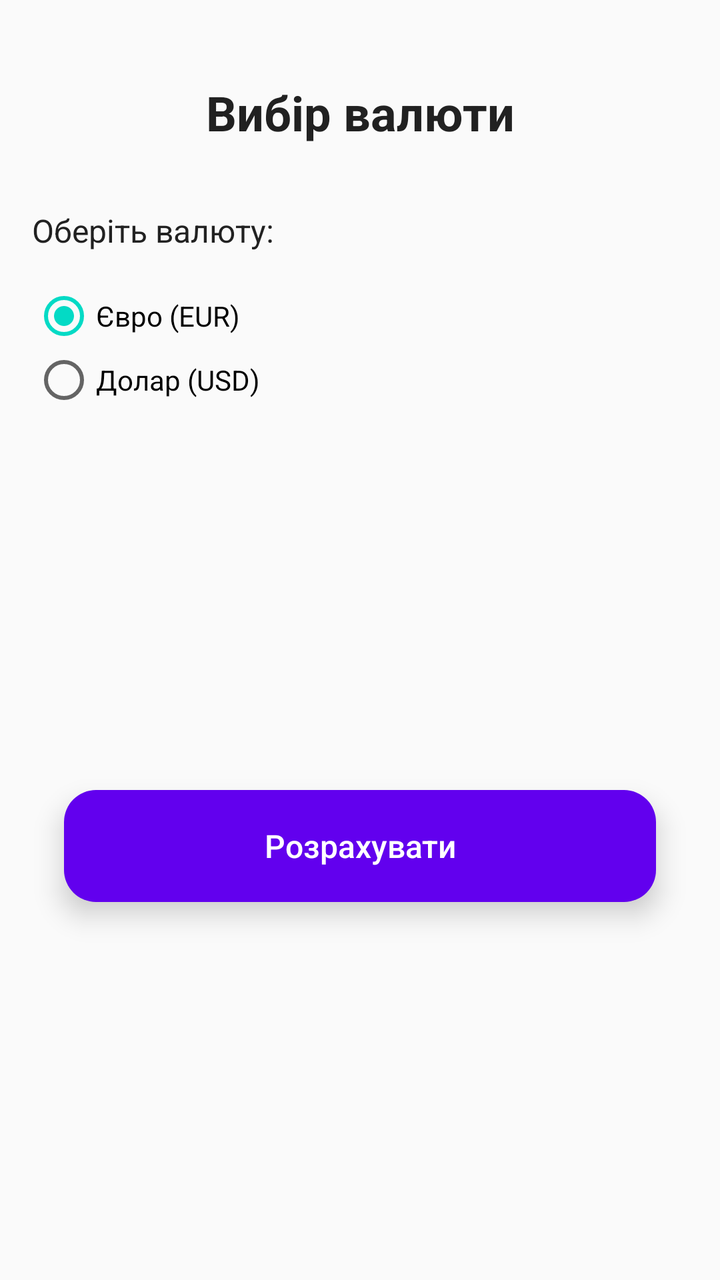
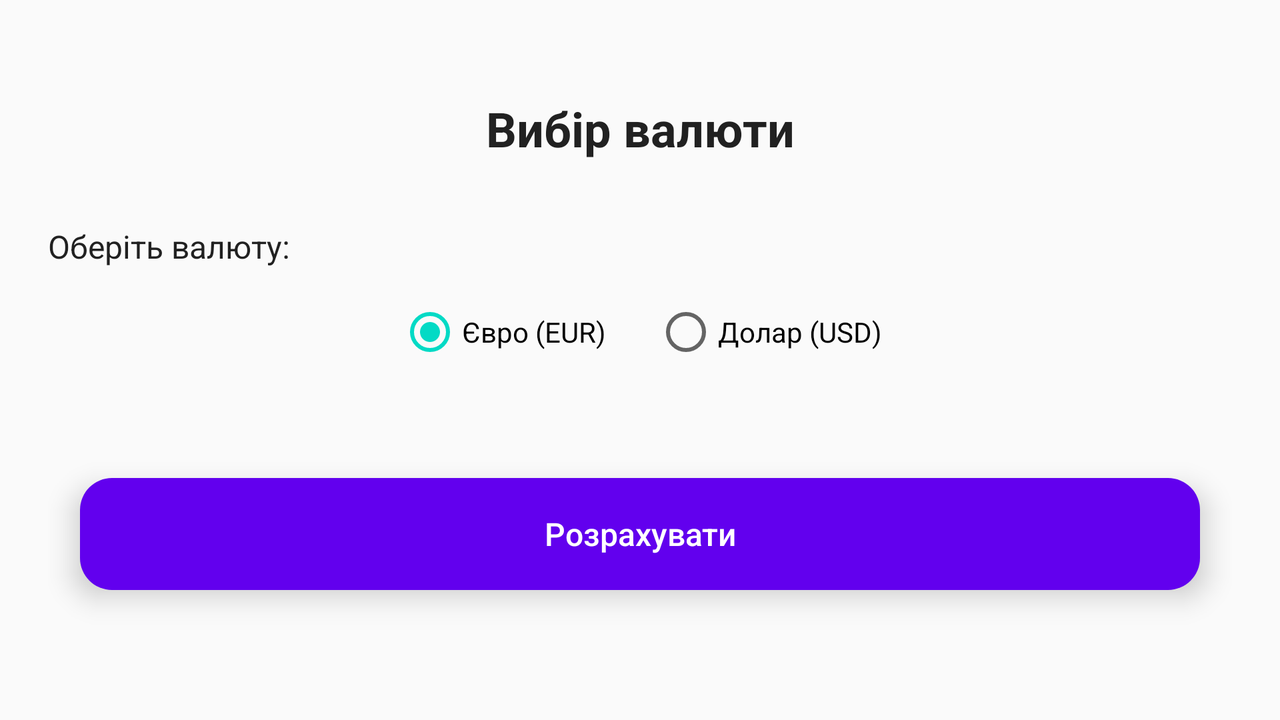

Two renders of one Android screen. The first uses the default layout on a phone; the second uses the alternative layout the repository ships for a different screen configuration, on a matching device. The two XML files are below.
<!-- AndroidManifest.xml: application theme AppTheme -->
<!-- res/layout/activity_calculation2.xml -->
<?xml version="1.0" encoding="utf-8"?>
<androidx.constraintlayout.widget.ConstraintLayout xmlns:android="http://schemas.android.com/apk/res/android"
    xmlns:app="http://schemas.android.com/apk/res-auto"
    xmlns:tools="http://schemas.android.com/tools"
    android:layout_width="match_parent"
    android:layout_height="match_parent"
    android:padding="@dimen/margin_medium"
    tools:context=".Calculation2Activity">

    <TextView
        android:id="@+id/tvTitle"
        android:layout_width="0dp"
        android:layout_height="wrap_content"
        android:text="@string/calculation2_title"
        style="@style/TitleText"
        android:layout_marginTop="@dimen/margin_large"
        app:layout_constraintTop_toTopOf="parent"
        app:layout_constraintStart_toStartOf="parent"
        app:layout_constraintEnd_toEndOf="parent" />

    <TextView
        android:id="@+id/tvCurrencyLabel"
        android:layout_width="0dp"
        android:layout_height="wrap_content"
        android:text="@string/currency_label"
        style="@style/LabelText"
        android:layout_marginTop="@dimen/margin_xlarge"
        app:layout_constraintTop_toBottomOf="@id/tvTitle"
        app:layout_constraintStart_toStartOf="parent"
        app:layout_constraintEnd_toEndOf="parent" />

    <RadioGroup
        android:id="@+id/rgCurrency"
        android:layout_width="0dp"
        android:layout_height="wrap_content"
        android:orientation="vertical"
        android:layout_marginTop="@dimen/margin_medium"
        app:layout_constraintTop_toBottomOf="@id/tvCurrencyLabel"
        app:layout_constraintStart_toStartOf="parent"
        app:layout_constraintEnd_toEndOf="parent">

        <RadioButton
            android:id="@+id/rbEuro"
            android:layout_width="wrap_content"
            android:layout_height="wrap_content"
            android:text="@string/currency_euro"
            android:checked="true" />

        <RadioButton
            android:id="@+id/rbDollar"
            android:layout_width="wrap_content"
            android:layout_height="wrap_content"
            android:text="@string/currency_dollar" />

    </RadioGroup>

    <Button
        android:id="@+id/btnCalculate"
        android:layout_width="0dp"
        android:layout_height="wrap_content"
        android:text="@string/button_calculate"
        style="@style/PrimaryButton"
        android:layout_marginTop="@dimen/margin_xlarge"
        android:layout_marginStart="@dimen/margin_medium"
        android:layout_marginEnd="@dimen/margin_medium"
        app:layout_constraintTop_toBottomOf="@id/rgCurrency"
        app:layout_constraintStart_toStartOf="parent"
        app:layout_constraintEnd_toEndOf="parent"
        app:layout_constraintBottom_toBottomOf="parent"
        android:layout_marginBottom="@dimen/margin_medium" />

</androidx.constraintlayout.widget.ConstraintLayout>
<!-- resources referenced by this layout -->
<resources>
  <dimen name="margin_large">24dp</dimen>
  <dimen name="margin_medium">16dp</dimen>
  <dimen name="margin_xlarge">32dp</dimen>
  <string name="button_calculate">Розрахувати</string>
  <string name="calculation2_title">Вибір валюти</string>
  <string name="currency_dollar">Долар (USD)</string>
  <string name="currency_euro">Євро (EUR)</string>
  <string name="currency_label">Оберіть валюту:</string>
  <style name="LabelText">
          <item name="android:textSize">@dimen/text_size_medium</item>
          <item name="android:textColor">@color/text_primary</item>
      </style>
  <style name="PrimaryButton">
          <item name="android:textSize">@dimen/text_size_medium</item>
          <item name="android:textColor">@color/white</item>
          <item name="android:minHeight">@dimen/button_height</item>
          <item name="android:background">@drawable/button_primary</item>
          <item name="android:elevation">@dimen/button_elevation</item>
          <item name="android:stateListAnimator">@null</item>
          <item name="android:paddingStart">24dp</item>
          <item name="android:paddingEnd">24dp</item>
          <item name="android:paddingTop">12dp</item>
          <item name="android:paddingBottom">12dp</item>
          <item name="android:textAllCaps">false</item>
          <item name="android:fontFamily">sans-serif-medium</item>
      </style>
  <style name="TitleText">
          <item name="android:textSize">@dimen/text_size_title</item>
          <item name="android:textColor">@color/text_primary</item>
          <item name="android:textStyle">bold</item>
          <item name="android:gravity">center</item>
      </style>
  <style name="AppTheme" parent="Theme.AppCompat.Light.DarkActionBar">
          <item name="colorPrimary">@color/primary</item>
          <item name="colorPrimaryDark">@color/primary_dark</item>
          <item name="colorAccent">@color/accent</item>
          <item name="android:windowBackground">@color/background</item>
      </style>
  <dimen name="text_size_medium">16sp</dimen>
  <color name="text_primary">#212121</color>
  <color name="white">#FFFFFFFF</color>
  <dimen name="button_height">56dp</dimen>
  <!-- drawable button_primary (drawable) -->
  <?xml version="1.0" encoding="utf-8"?>
  <selector xmlns:android="http://schemas.android.com/apk/res/android">
      <item android:state_pressed="true">
          <shape android:shape="rectangle">
              <corners android:radius="@dimen/button_corner_radius" />
              <solid android:color="@color/primary_dark" />
          </shape>
      </item>
      <item>
          <shape android:shape="rectangle">
              <corners android:radius="@dimen/button_corner_radius" />
              <solid android:color="@color/primary" />
          </shape>
      </item>
  </selector>
  <dimen name="button_elevation">8dp</dimen>
  <dimen name="text_size_title">24sp</dimen>
  <color name="primary">#6200EE</color>
  <color name="primary_dark">#3700B3</color>
  <color name="accent">#03DAC5</color>
  <color name="background">#FAFAFA</color>
  <dimen name="button_corner_radius">16dp</dimen>
</resources>
<!-- res/layout-land/activity_calculation2.xml (the author's variant of the layout above) -->
<!-- drawn on the phone turned sideways -->
<?xml version="1.0" encoding="utf-8"?>
<androidx.constraintlayout.widget.ConstraintLayout xmlns:android="http://schemas.android.com/apk/res/android"
    xmlns:app="http://schemas.android.com/apk/res-auto"
    xmlns:tools="http://schemas.android.com/tools"
    android:layout_width="match_parent"
    android:layout_height="match_parent"
    android:padding="@dimen/margin_large"
    tools:context=".Calculation2Activity">

    <TextView
        android:id="@+id/tvTitle"
        android:layout_width="0dp"
        android:layout_height="wrap_content"
        android:text="@string/calculation2_title"
        style="@style/TitleText"
        android:layout_marginTop="@dimen/margin_large"
        app:layout_constraintTop_toTopOf="parent"
        app:layout_constraintStart_toStartOf="parent"
        app:layout_constraintEnd_toEndOf="parent" />

    <TextView
        android:id="@+id/tvCurrencyLabel"
        android:layout_width="0dp"
        android:layout_height="wrap_content"
        android:text="@string/currency_label"
        style="@style/LabelText"
        android:layout_marginTop="@dimen/margin_xlarge"
        app:layout_constraintTop_toBottomOf="@id/tvTitle"
        app:layout_constraintStart_toStartOf="parent"
        app:layout_constraintEnd_toEndOf="parent" />

    <RadioGroup
        android:id="@+id/rgCurrency"
        android:layout_width="wrap_content"
        android:layout_height="wrap_content"
        android:orientation="horizontal"
        android:layout_marginTop="@dimen/margin_medium"
        app:layout_constraintTop_toBottomOf="@id/tvCurrencyLabel"
        app:layout_constraintStart_toStartOf="parent"
        app:layout_constraintEnd_toEndOf="parent">

        <RadioButton
            android:id="@+id/rbEuro"
            android:layout_width="wrap_content"
            android:layout_height="wrap_content"
            android:text="@string/currency_euro"
            android:checked="true"
            android:layout_marginEnd="@dimen/margin_large" />

        <RadioButton
            android:id="@+id/rbDollar"
            android:layout_width="wrap_content"
            android:layout_height="wrap_content"
            android:text="@string/currency_dollar" />

    </RadioGroup>

    <Button
        android:id="@+id/btnCalculate"
        android:layout_width="0dp"
        android:layout_height="wrap_content"
        android:text="@string/button_calculate"
        style="@style/PrimaryButton"
        android:layout_marginTop="@dimen/margin_xlarge"
        android:layout_marginStart="@dimen/margin_medium"
        android:layout_marginEnd="@dimen/margin_medium"
        app:layout_constraintTop_toBottomOf="@id/rgCurrency"
        app:layout_constraintStart_toStartOf="parent"
        app:layout_constraintEnd_toEndOf="parent"
        app:layout_constraintBottom_toBottomOf="parent"
        android:layout_marginBottom="@dimen/margin_medium" />

</androidx.constraintlayout.widget.ConstraintLayout>
